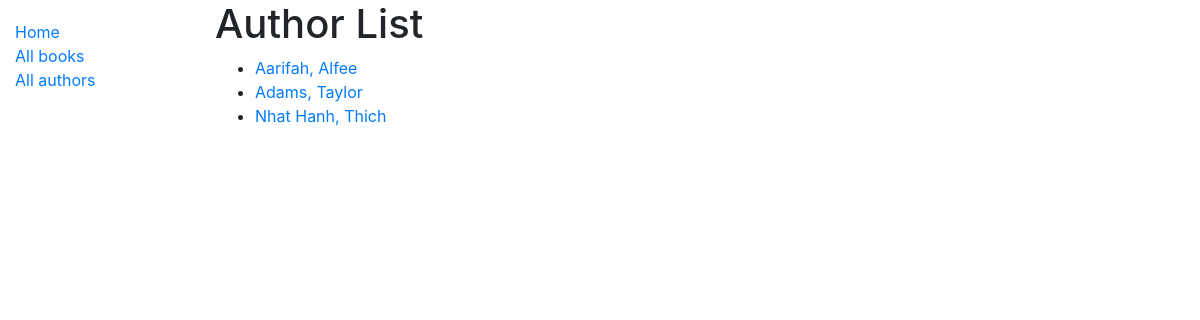
Before: /catalog/author/ with the older database file.
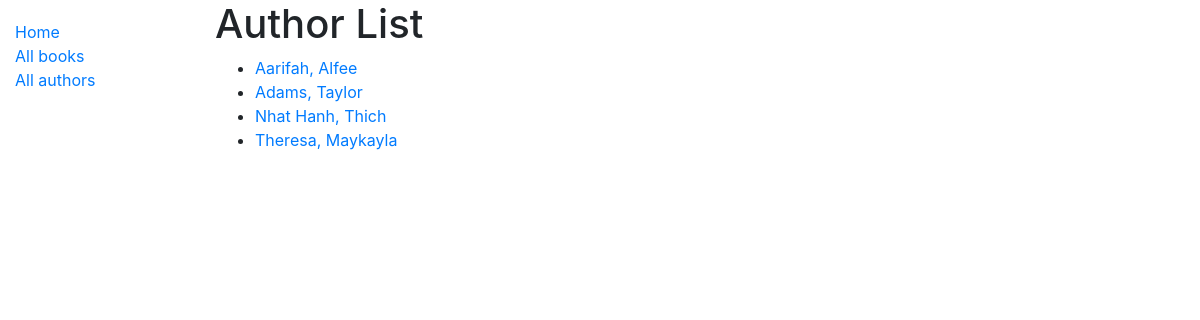
After: the same page with the newer database file.
### catalog/models.py (models this page shows)
class Author(models.Model):
    first_name = models.CharField(max_length=100)
    last_name = models.CharField(max_length=100)
    date_of_birth = models.DateField(null=True, blank=True)
    date_of_death = models.DateField('Died', null=True, blank=True)
    class Meta:
        ordering = ['last_name', 'first_name']
    def get_absolute_url(self):
        return reverse('author-detail', args=[str(self.id)])
    def __str__(self):
        return f'{self.last_name}, {self.first_name}'

### catalog/views.py (the view)
# urls.py: path('author/', views.AuthorListView.as_view(), name='author'),
class AuthorListView(generic.ListView):
    model = Author

### catalog/templates/catalog/author_list.html
{% extends "base_generic.html" %}
{% block content %}
<h1>Author List</h1>
{% if author_list %}
  <ul>
  {% for author in author_list %}
    <li>
      <a href="{{ author.get_absolute_url }}">{{ author }}</a>
    </li>
  {% endfor %}
 </ul>
{% else %}
  <p>There are no authors available.</p>
{% endif %}
{% endblock %}

Changed rows visible on the page:
added Author: last_name+first_name "Theresa, Maykayla"
